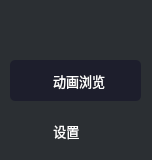
           <widget class="QFrame" name="frame_choice">
            <property name="minimumSize">
             <size>
              <width>152</width>
              <height>0</height>
             </size>
            </property>
            <property name="styleSheet">
             <string notr="true">QFrame{
	
	
	background-color: rgb(43,47,51);
	border-bottom-left-radius:15px;
border-top-left-radius:15px;
}</string>
            </property>
            <property name="frameShape">
             <enum>QFrame::StyledPanel</enum>
            </property>
            <property name="frameShadow">
             <enum>QFrame::Raised</enum>
            </property>
            <widget class="QPushButton" name="pushButton_view">
             <property name="geometry">
              <rect>
               <x>10</x>
               <y>60</y>
               <width>131</width>
               <height>41</height>
              </rect>
             </property>
             <property name="font">
              <font>
               <family>Microsoft YaHei UI</family>
               <pointsize>10</pointsize>
              </font>
             </property>
             <property name="styleSheet">
              <string notr="true">QPushButton{
	background-color: rgba(0, 0, 0, 0);
	color:rgb(255,255,255);
	border-radius:5px;
	border:none;
}
QPushButton:hover {
	background-color: rgb(29,30,44);
padding-bottom:5px;
}
QPushButton:checked{
    background-color: rgb(29,30,44);
}</string>
             </property>
             <property name="text">
              <string>  动画浏览</string>
             </property>
             <property name="icon">
              <iconset resource="../res1/res.qrc">
               <normaloff>:/图标/显示.png</normaloff>:/图标/显示.png</iconset>
             </property>
             <property name="iconSize">
              <size>
               <width>22</width>
               <height>22</height>
              </size>
             </property>
             <property name="checkable">
              <bool>true</bool>
             </property>
             <property name="checked">
              <bool>true</bool>
             </property>
             <property name="autoExclusive">
              <bool>true</bool>
             </property>
            </widget>
            <widget class="QPushButton" name="pushButton_settings">
             <property name="geometry">
              <rect>
               <x>10</x>
               <y>110</y>
               <width>131</width>
               <height>41</height>
              </rect>
             </property>
             <property name="font">
              <font>
               <family>Microsoft YaHei UI</family>
               <pointsize>10</pointsize>
              </font>
             </property>
             <property name="styleSheet">
              <string notr="true">QPushButton{
	background-color: rgba(0, 0, 0, 0);
	color:rgb(255,255,255);
	border-radius:5px;
	border:none;
}
QPushButton:hover {
	background-color: rgb(29,30,44);
padding-bottom:5px;
}
QPushButton:checked{
    background-color: rgb(29,30,44);
}</string>
             </property>
             <property name="text">
              <string>  设置       </string>
             </property>
             <property name="icon">
              <iconset resource="../res1/res.qrc">
               <normaloff>:/图标/设置2.png</normaloff>:/图标/设置2.png</iconset>
             </property>
             <property name="iconSize">
              <size>
               <width>22</width>
               <height>22</height>
              </size>
             </property>
             <property name="checkable">
              <bool>true</bool>
             </property>
             <property name="checked">
              <bool>false</bool>
             </property>
             <property name="autoExclusive">
              <bool>true</bool>
             </property>
            </widget>
            <widget class="QFrame" name="frame_top">
             <property name="geometry">
              <rect>
               <x>0</x>
               <y>0</y>
               <width>111</width>
               <height>41</height>
              </rect>
             </property>
             <property name="frameShape">
              <enum>QFrame::StyledPanel</enum>
             </property>
             <property name="frameShadow">
              <enum>QFrame::Raised</enum>
             </property>
             <layout class="QHBoxLayout" name="horizontalLayout_2">
              <property name="spacing">
               <number>0</number>
              </property>
              <item alignment="Qt::AlignLeft">
               <widget class="QPushButton" name="pushButton_min">
                <property name="minimumSize">
                 <size>
                  <width>0</width>
                  <height>30</height>
                 </size>
                </property>
                <property name="maximumSize">
                 <size>
                  <width>16777215</width>
                  <height>500</height>
                 </size>
                </property>
                <property name="styleSheet">
                 <string notr="true">QPushButton{
border:none;
}
QPushButton:hover
{
padding-bottom:5px;
}</string>
                </property>
                <property name="text">
                 <string/>
                </property>
                <property name="icon">
                 <iconset resource="../res1/res.qrc">
                  <normaloff>:/图标/最小化2-02.png</normaloff>:/图标/最小化2-02.png</iconset>
                </property>
                <property name="iconSize">
                 <size>
                  <width>24</width>
                  <height>24</height>
                 </size>
                </property>
               </widget>
              </item>
              <item alignment="Qt::AlignLeft">
               <widget class="QPushButton" name="pushButton_max">
                <property name="minimumSize">
                 <size>
                  <width>0</width>
                  <height>30</height>
                 </size>
                </property>
                <property name="styleSheet">
                 <string notr="true">QPushButton{
border:none;
}
QPushButton:hover
{
padding-bottom:5px;
}</string>
                </property>
                <property name="text">
                 <string/>
                </property>
                <property name="icon">
                 <iconset resource="../res1/res.qrc">
                  <normaloff>:/图标/24.全屏_最大化.png</normaloff>:/图标/24.全屏_最大化.png</iconset>
                </property>
                <property name="iconSize">
                 <size>
                  <width>23</width>
                  <height>23</height>
                 </size>
                </property>
               </widget>
              </item>
              <item alignment="Qt::AlignLeft">
               <widget class="QPushButton" name="pushButton_close">
                <property name="minimumSize">
                 <size>
                  <width>0</width>
                  <height>30</height>
                 </size>
                </property>
                <property name="styleSheet">
                 <string notr="true">QPushButton{
border:none;
}
QPushButton:hover
{
padding-bottom:5px;
}</string>
                </property>
                <property name="text">
                 <string/>
                </property>
                <property name="icon">
                 <iconset resource="../res1/res.qrc">
                  <normaloff>:/图标/关闭.png</normaloff>:/图标/关闭.png</iconset>
                </property>
                <property name="iconSize">
                 <size>
                  <width>25</width>
                  <height>25</height>
                 </size>
                </property>
               </widget>
              </item>
             </layout>
            </widget>
           </widget>
